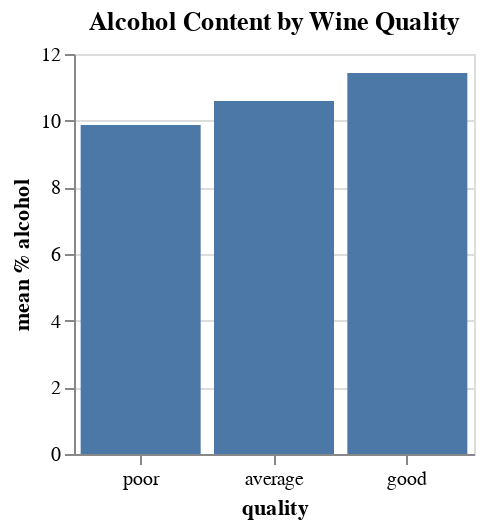

The notebook cell saved with this chart:
### Markdown cell above
#### Alcohol Content by Wine Quality

### Code cell
# This is a function that maps scores into the class of poor, average or good
function quality_class(x::Number)
  if x <= 5
    value = "poor"
  elseif x == 6
    value = "average"
  elseif x >=7
    value = "good"
  end
  return(value)
end


# Redefine the variable quality into poor, averge or good
wine1 = wine |> @mutate(quality = quality_class(_.quality)) |> DataFrame;

# Alcohol Content by Wine Quality
@vlplot(
  title = "Alcohol Content by Wine Quality",
  data = wine1,
  mark = :bar,
  x = {"quality:n", sort = "y", axis = {labelAngle=0}},
  y = {"mean(alcohol)", title = "mean % alcohol"},
  width = 200,
  height = 200
)

### Figure 1 — Vega-Lite specification as saved in the notebook (floating-point values rounded to 4 significant figures; data arrays with more than 128 entries replaced by an {"elided": "..."} marker saying what was removed)
{"title": "Alcohol Content by Wine Quality", "data": {"values": {"elided": "6497 records"}}, "mark": "bar", "width": 200, "height": 200, "encoding": {"x": {"sort": "y", "axis": {"labelAngle": 0}, "field": "quality", "type": "nominal"}, "y": {"title": "mean % alcohol", "aggregate": "mean", "field": "alcohol", "type": "quantitative"}}}
